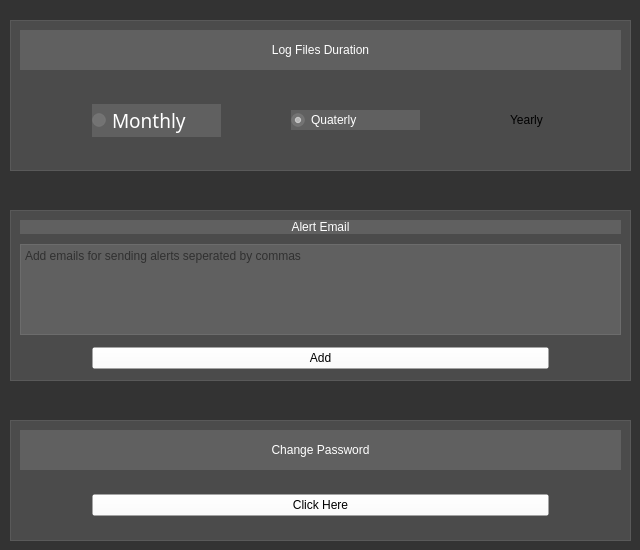
             <widget class="QWidget" name="page_6">
              <property name="styleSheet">
               <string notr="true">background-color: rgb(51, 51, 51);</string>
              </property>
              <widget class="QFrame" name="frame_41">
               <property name="geometry">
                <rect>
                 <x>10</x>
                 <y>420</y>
                 <width>621</width>
                 <height>121</height>
                </rect>
               </property>
               <property name="styleSheet">
                <string notr="true">background-color:rgba(255,255,255,30);</string>
               </property>
               <property name="frameShape">
                <enum>QFrame::StyledPanel</enum>
               </property>
               <property name="frameShadow">
                <enum>QFrame::Raised</enum>
               </property>
               <layout class="QVBoxLayout" name="verticalLayout_109">
                <property name="spacing">
                 <number>10</number>
                </property>
                <item>
                 <widget class="QLabel" name="label_6">
                  <property name="maximumSize">
                   <size>
                    <width>16777215</width>
                    <height>40</height>
                   </size>
                  </property>
                  <property name="text">
                   <string>&lt;html&gt;&lt;head/&gt;&lt;body&gt;&lt;p align=&quot;center&quot;&gt;&lt;span style=&quot; color:#ffffff;&quot;&gt;Change Password&lt;/span&gt;&lt;/p&gt;&lt;/body&gt;&lt;/html&gt;</string>
                  </property>
                 </widget>
                </item>
                <item>
                 <widget class="QFrame" name="frame_98">
                  <property name="styleSheet">
                   <string notr="true">background-color:rgba(255,255,255,0);</string>
                  </property>
                  <property name="frameShape">
                   <enum>QFrame::StyledPanel</enum>
                  </property>
                  <property name="frameShadow">
                   <enum>QFrame::Raised</enum>
                  </property>
                  <layout class="QVBoxLayout" name="verticalLayout_110">
                   <property name="spacing">
                    <number>0</number>
                   </property>
                   <property name="leftMargin">
                    <number>0</number>
                   </property>
                   <property name="topMargin">
                    <number>0</number>
                   </property>
                   <property name="rightMargin">
                    <number>0</number>
                   </property>
                   <property name="bottomMargin">
                    <number>0</number>
                   </property>
                   <item>
                    <widget class="QFrame" name="frame_99">
                     <property name="frameShape">
                      <enum>QFrame::StyledPanel</enum>
                     </property>
                     <property name="frameShadow">
                      <enum>QFrame::Raised</enum>
                     </property>
                     <layout class="QHBoxLayout" name="horizontalLayout_110">
                      <property name="spacing">
                       <number>0</number>
                      </property>
                      <property name="leftMargin">
                       <number>0</number>
                      </property>
                      <property name="topMargin">
                       <number>0</number>
                      </property>
                      <property name="rightMargin">
                       <number>0</number>
                      </property>
                      <property name="bottomMargin">
                       <number>0</number>
                      </property>
                      <item>
                       <spacer name="horizontalSpacer_32">
                        <property name="orientation">
                         <enum>Qt::Horizontal</enum>
                        </property>
                        <property name="sizeType">
                         <enum>QSizePolicy::Fixed</enum>
                        </property>
                        <property name="sizeHint" stdset="0">
                         <size>
                          <width>70</width>
                          <height>20</height>
                         </size>
                        </property>
                       </spacer>
                      </item>
                      <item>
                       <widget class="QPushButton" name="change_password_button">
                        <property name="text">
                         <string>Click Here</string>
                        </property>
                       </widget>
                      </item>
                      <item>
                       <spacer name="horizontalSpacer_33">
                        <property name="orientation">
                         <enum>Qt::Horizontal</enum>
                        </property>
                        <property name="sizeType">
                         <enum>QSizePolicy::Fixed</enum>
                        </property>
                        <property name="sizeHint" stdset="0">
                         <size>
                          <width>70</width>
                          <height>20</height>
                         </size>
                        </property>
                       </spacer>
                      </item>
                     </layout>
                    </widget>
                   </item>
                  </layout>
                 </widget>
                </item>
               </layout>
              </widget>
              <widget class="QFrame" name="frame_106">
               <property name="geometry">
                <rect>
                 <x>10</x>
                 <y>20</y>
                 <width>621</width>
                 <height>151</height>
                </rect>
               </property>
               <property name="styleSheet">
                <string notr="true">background-color:rgba(255,255,255,30);</string>
               </property>
               <property name="frameShape">
                <enum>QFrame::StyledPanel</enum>
               </property>
               <property name="frameShadow">
                <enum>QFrame::Raised</enum>
               </property>
               <layout class="QVBoxLayout" name="verticalLayout_119">
                <property name="spacing">
                 <number>10</number>
                </property>
                <item>
                 <widget class="QLabel" name="label_112">
                  <property name="maximumSize">
                   <size>
                    <width>16777215</width>
                    <height>40</height>
                   </size>
                  </property>
                  <property name="text">
                   <string>&lt;html&gt;&lt;head/&gt;&lt;body&gt;&lt;p align=&quot;center&quot;&gt;&lt;span style=&quot; color:#ffffff;&quot;&gt;Log Files Duration&lt;/span&gt;&lt;/p&gt;&lt;/body&gt;&lt;/html&gt;</string>
                  </property>
                 </widget>
                </item>
                <item>
                 <widget class="QFrame" name="frame_107">
                  <property name="styleSheet">
                   <string notr="true">background-color:rgba(255,255,255,0);</string>
                  </property>
                  <property name="frameShape">
                   <enum>QFrame::StyledPanel</enum>
                  </property>
                  <property name="frameShadow">
                   <enum>QFrame::Raised</enum>
                  </property>
                  <layout class="QVBoxLayout" name="verticalLayout_122">
                   <property name="spacing">
                    <number>0</number>
                   </property>
                   <property name="leftMargin">
                    <number>0</number>
                   </property>
                   <property name="topMargin">
                    <number>0</number>
                   </property>
                   <property name="rightMargin">
                    <number>0</number>
                   </property>
                   <property name="bottomMargin">
                    <number>0</number>
                   </property>
                   <item>
                    <widget class="QFrame" name="frame_108">
                     <property name="frameShape">
                      <enum>QFrame::StyledPanel</enum>
                     </property>
                     <property name="frameShadow">
                      <enum>QFrame::Raised</enum>
                     </property>
                     <layout class="QHBoxLayout" name="horizontalLayout_122">
                      <property name="spacing">
                       <number>0</number>
                      </property>
                      <property name="leftMargin">
                       <number>0</number>
                      </property>
                      <property name="topMargin">
                       <number>0</number>
                      </property>
                      <property name="rightMargin">
                       <number>0</number>
                      </property>
                      <property name="bottomMargin">
                       <number>0</number>
                      </property>
                      <item>
                       <spacer name="horizontalSpacer_38">
                        <property name="orientation">
                         <enum>Qt::Horizontal</enum>
                        </property>
                        <property name="sizeType">
                         <enum>QSizePolicy::Fixed</enum>
                        </property>
                        <property name="sizeHint" stdset="0">
                         <size>
                          <width>70</width>
                          <height>20</height>
                         </size>
                        </property>
                       </spacer>
                      </item>
                      <item>
                       <widget class="QRadioButton" name="monthly">
                        <property name="font">
                         <font>
                          <family>Bahnschrift Light Condensed</family>
                          <pointsize>14</pointsize>
                          <weight>3</weight>
                          <italic>false</italic>
                          <bold>false</bold>
                          <stylestrategy>PreferDefault</stylestrategy>
                         </font>
                        </property>
                        <property name="contextMenuPolicy">
                         <enum>Qt::DefaultContextMenu</enum>
                        </property>
                        <property name="layoutDirection">
                         <enum>Qt::LeftToRight</enum>
                        </property>
                        <property name="styleSheet">
                         <string notr="true">background-color:rgba(255,255,255,30);
color: rgb(255, 255, 255);</string>
                        </property>
                        <property name="text">
                         <string>Monthly</string>
                        </property>
                       </widget>
                      </item>
                      <item>
                       <spacer name="horizontalSpacer_39">
                        <property name="orientation">
                         <enum>Qt::Horizontal</enum>
                        </property>
                        <property name="sizeType">
                         <enum>QSizePolicy::Fixed</enum>
                        </property>
                        <property name="sizeHint" stdset="0">
                         <size>
                          <width>70</width>
                          <height>20</height>
                         </size>
                        </property>
                       </spacer>
                      </item>
                      <item>
                       <widget class="QRadioButton" name="quaterly">
                        <property name="styleSheet">
                         <string notr="true">background-color:rgba(255,255,255,30);
color: rgb(255, 255, 255);</string>
                        </property>
                        <property name="text">
                         <string>Quaterly</string>
                        </property>
                        <property name="checked">
                         <bool>true</bool>
                        </property>
                       </widget>
                      </item>
                      <item>
                       <spacer name="horizontalSpacer_40">
                        <property name="orientation">
                         <enum>Qt::Horizontal</enum>
                        </property>
                        <property name="sizeType">
                         <enum>QSizePolicy::Fixed</enum>
                        </property>
                        <property name="sizeHint" stdset="0">
                         <size>
                          <width>70</width>
                          <height>20</height>
                         </size>
                        </property>
                       </spacer>
                      </item>
                      <item>
                       <widget class="QRadioButton" name="yearly">
                        <property name="text">
                         <string>Yearly</string>
                        </property>
                       </widget>
                      </item>
                     </layout>
                    </widget>
                   </item>
                  </layout>
                 </widget>
                </item>
               </layout>
              </widget>
              <widget class="QFrame" name="frame_109">
               <property name="geometry">
                <rect>
                 <x>10</x>
                 <y>210</y>
                 <width>621</width>
                 <height>171</height>
                </rect>
               </property>
               <property name="styleSheet">
                <string notr="true">background-color:rgba(255,255,255,30);</string>
               </property>
               <property name="frameShape">
                <enum>QFrame::StyledPanel</enum>
               </property>
               <property name="frameShadow">
                <enum>QFrame::Raised</enum>
               </property>
               <layout class="QVBoxLayout" name="verticalLayout_123">
                <property name="spacing">
                 <number>10</number>
                </property>
                <item>
                 <widget class="QLabel" name="label_114">
                  <property name="maximumSize">
                   <size>
                    <width>16777215</width>
                    <height>40</height>
                   </size>
                  </property>
                  <property name="text">
                   <string>&lt;html&gt;&lt;head/&gt;&lt;body&gt;&lt;p align=&quot;center&quot;&gt;&lt;span style=&quot; color:#ffffff;&quot;&gt;Alert Email&lt;/span&gt;&lt;/p&gt;&lt;/body&gt;&lt;/html&gt;</string>
                  </property>
                 </widget>
                </item>
                <item>
                 <widget class="QTextEdit" name="email_address_area">
                  <property name="placeholderText">
                   <string>Add emails for sending alerts seperated by commas</string>
                  </property>
                 </widget>
                </item>
                <item>
                 <widget class="QFrame" name="frame_110">
                  <property name="styleSheet">
                   <string notr="true">background-color:rgba(255,255,255,0);</string>
                  </property>
                  <property name="frameShape">
                   <enum>QFrame::StyledPanel</enum>
                  </property>
                  <property name="frameShadow">
                   <enum>QFrame::Raised</enum>
                  </property>
                  <layout class="QVBoxLayout" name="verticalLayout_125">
                   <property name="spacing">
                    <number>0</number>
                   </property>
                   <property name="leftMargin">
                    <number>0</number>
                   </property>
                   <property name="topMargin">
                    <number>0</number>
                   </property>
                   <property name="rightMargin">
                    <number>0</number>
                   </property>
                   <property name="bottomMargin">
                    <number>0</number>
                   </property>
                   <item>
                    <widget class="QFrame" name="frame_111">
                     <property name="frameShape">
                      <enum>QFrame::StyledPanel</enum>
                     </property>
                     <property name="frameShadow">
                      <enum>QFrame::Raised</enum>
                     </property>
                     <layout class="QHBoxLayout" name="horizontalLayout_123">
                      <property name="spacing">
                       <number>0</number>
                      </property>
                      <property name="leftMargin">
                       <number>0</number>
                      </property>
                      <property name="topMargin">
                       <number>0</number>
                      </property>
                      <property name="rightMargin">
                       <number>0</number>
                      </property>
                      <property name="bottomMargin">
                       <number>0</number>
                      </property>
                      <item>
                       <spacer name="horizontalSpacer_41">
                        <property name="orientation">
                         <enum>Qt::Horizontal</enum>
                        </property>
                        <property name="sizeType">
                         <enum>QSizePolicy::Fixed</enum>
                        </property>
                        <property name="sizeHint" stdset="0">
                         <size>
                          <width>70</width>
                          <height>20</height>
                         </size>
                        </property>
                       </spacer>
                      </item>
                      <item>
                       <widget class="QPushButton" name="add_email_address_button">
                        <property name="text">
                         <string>Add</string>
                        </property>
                       </widget>
                      </item>
                      <item>
                       <spacer name="horizontalSpacer_42">
                        <property name="orientation">
                         <enum>Qt::Horizontal</enum>
                        </property>
                        <property name="sizeType">
                         <enum>QSizePolicy::Fixed</enum>
                        </property>
                        <property name="sizeHint" stdset="0">
                         <size>
                          <width>70</width>
                          <height>20</height>
                         </size>
                        </property>
                       </spacer>
                      </item>
                     </layout>
                    </widget>
                   </item>
                  </layout>
                 </widget>
                </item>
               </layout>
              </widget>
             </widget>
